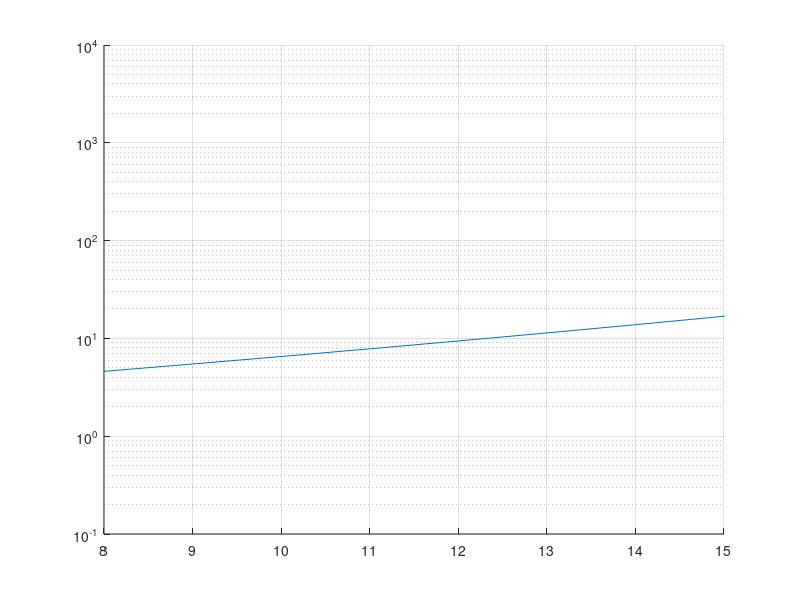

Source code (MATLAB):
function vt = false_al_time 
% This function computes and plots the false alarm time versus
% the fixed threshold Vt to the noise power 
%b_var = 0.1 * bandwidth_rnage:0.1 * bandwidth_range: 10.0 *bandwidth_range;
hold on
vtoverpsi = 8: .1:15;
vt_par = 10.^(vtoverpsi ./ 10.);
tfa = (1.0 / 1.0) .* exp(vt_par);
tfa = tfa ./ 360.0 ;
semilogy (tfa);
axis ([8 15 .1 10000]);
tfa = (1.0 / 1e6) .* exp(vt_par) ;
tfa = tfa ./ 360.;
%semilogy (vtoverpsi,tfa,'r');
axis ([8 15 .1 10000]);
hold off
grid